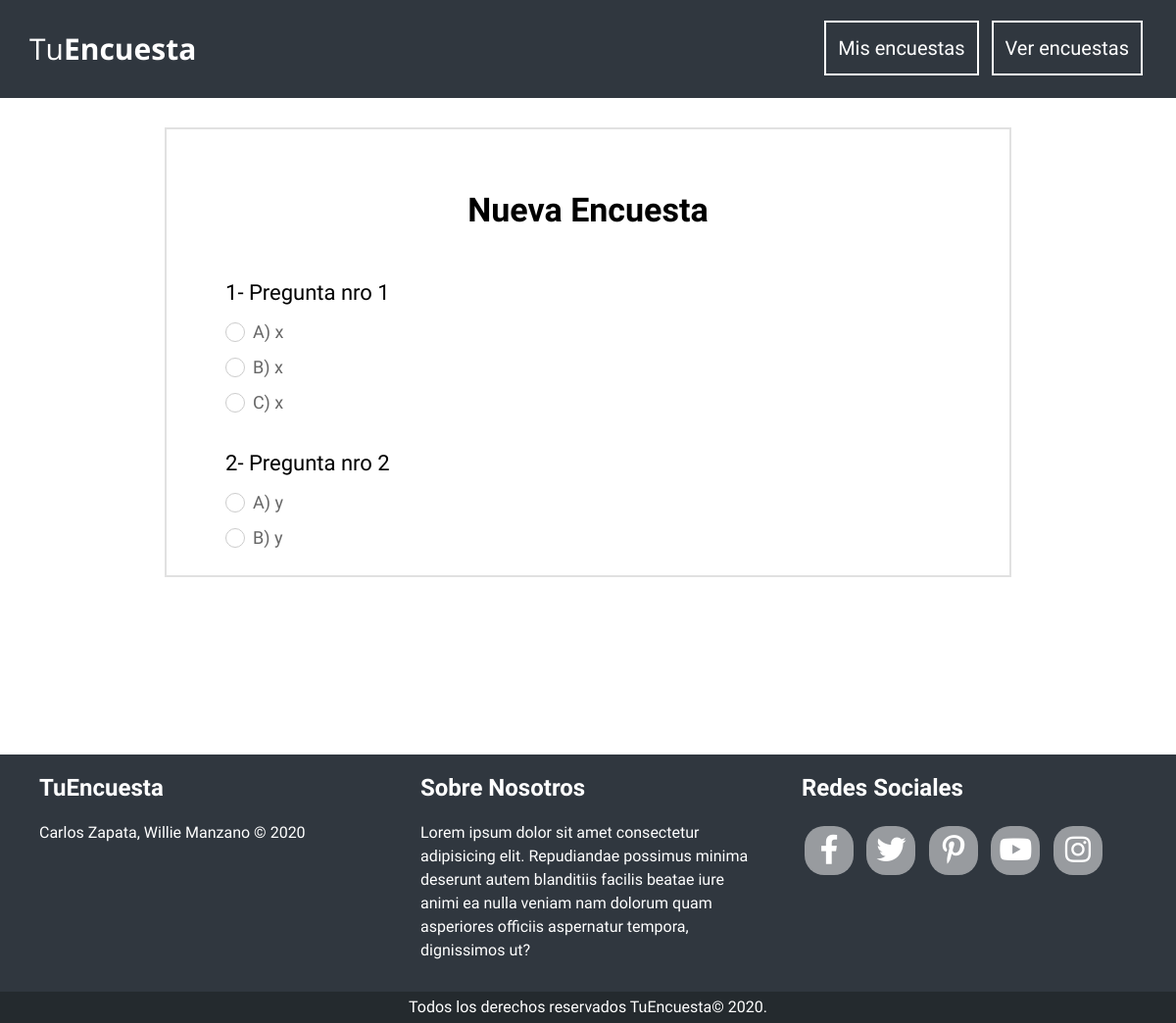
The app's page /encuesta.php?id=6 with its own data.
### tables this page shows
CREATE TABLE `encuesta` (
  `id_encuesta` int(10) UNSIGNED NOT NULL,
  `titulo` varchar(100) NOT NULL
);

CREATE TABLE `pregunta` (
  `id_pregunta` int(10) UNSIGNED NOT NULL,
  `pregunta` varchar(100) NOT NULL,
  `id_enc_pregunta` int(10) UNSIGNED NOT NULL
);

CREATE TABLE `respuesta` (
  `id_respuesta` int(10) UNSIGNED NOT NULL,
  `respuesta` varchar(100) NOT NULL,
  `id_preg_respuesta` int(10) UNSIGNED NOT NULL,
  `conteo` int(11) DEFAULT '0'
);

### encuesta.php (the view, shortened to what this page needs)
<?php
    include_once "includes/templates/header.php";
    include_once "includes/funciones/funciones.php";
    $id = $_GET['id'];
    $sql_encuesta = mysqli_query($conn, "SELECT `titulo` FROM `encuesta` WHERE `id_encuesta`=$id");
    $row_encuesta = mysqli_fetch_assoc($sql_encuesta);
?>
<main>
    <div class="seccion contenedor parte-central">
        <div class="encuesta">
            <h2><?php echo $row_encuesta['titulo']; ?></h2>
            <form action="">
                <?php
                    $letras=['1' => 'A', '2' => 'B', '3' => 'C', '4' => 'D', '5' => 'E', '6' => 'F', '7' => 'G'];
                    $p=1;
                    $sql_pregunta = mysqli_query($conn, "SELECT `pregunta`, `id_pregunta` FROM `pregunta` WHERE `id_enc_pregunta`=$id");
                    while($row_pregunta = mysqli_fetch_assoc($sql_pregunta)){
                        $r=1;
                        echo '<div class="form-encuesta">
                            <p class="pregunta">'.$p.'- '.$row_pregunta['pregunta'].'</p>';
                        $sql_respuesta = mysqli_query($conn, "SELECT `respuesta`, `id_respuesta` FROM `respuesta` WHERE `id_preg_respuesta`=$row_pregunta[id_pregunta]");
                            while($row_respuesta = mysqli_fetch_assoc($sql_respuesta)){
                                echo '<div class="respuesta">
                                    <input type="radio" name="p'.$row_pregunta['id_pregunta'].'" id="r'.$row_respuesta['id_respuesta'].'" value="'.$row_respuesta['id_respuesta'].'">
                                    <label for="r'.$row_respuesta['id_respuesta'].'">'.$letras[$r].') '.$row_respuesta['respuesta'].'</label>
                                </div>';
                                $r++;
                            }
                        echo '</div>';
                        $p++;
                    }
                ?>
            </form>
        </div>
    </div>
</main>
<?php include_once "includes/templates/footer.php"; ?>

### css/estilos.css (style rules this page uses)
:root { --primario: #30373F; --secundario: #3a7bcc; --terciario: #009189; --oscuro: #242a2e; --gris: #757575; }
html { box-sizing: border-box; font-size: 62.5%; }
body { font-family: 'Baloo Da 2', sans-serif; font-size: 1.6rem; line-height: 2; margin: 0; max-width: 100%; }
h2 { font-size: 3.4rem; line-height: 1.4; }
@media (min-width: 768px) { h2, h3 { line-height: 2; } }
.seccion { margin-top: 2rem; margin-bottom: 2rem; }
.contenedor { width: 95%; max-width: 120rem; margin: 0 auto; }
.parte-central { border: 2px solid #e1e1e1; margin: 3rem auto; padding: 2rem .4rem; }
@media (min-width: 768px) { .parte-central { width: 80rem; padding: 2rem 3rem; } }
main { min-height: 80vh; }
.encuesta { padding: 0 1rem; line-height: 1.5; }
@media (min-width: 768px) { .encuesta { padding: 0 3rem; line-height: 2; } }
.encuesta h2 { text-align: center; }
.encuesta .form-encuesta p.pregunta { font-size: 2.2rem; margin-bottom: 0; }
.encuesta .form-encuesta .respuesta { font-size: 1.8rem; }
[type="radio"]:checked + label, [type="radio"]:not(:checked) + label { position: relative; padding-left: 28px; cursor: pointer; line-height: 20px; display: inline-block; color: #666; }
[type="radio"]:checked + label:before, [type="radio"]:not(:checked) + label:before { content: ''; position: absolute; left: 0; top: 0; width: 18px; height: 18px; border: 1px solid #ccc; border-radius: 100%; background: #fff; }
[type="radio"]:checked + label:after, [type="radio"]:not(:checked) + label:after { content: ''; width: 10px; height: 10px; background: #3cb180; position: absolute; top: 5px; left: 5px; border-radius: 100%; -webkit-transition: all 0.2s ease; transition: all 0.2s ease; }
[type="radio"]:not(:checked) + label:after { opacity: 0; -webkit-transform: scale(0); transform: scale(0); }

### records on screen
encuesta: titulo "Nueva Encuesta"
pregunta: pregunta "Pregunta nro 1"
respuesta: r "A", respuesta "x"
respuesta: r "B", respuesta "x"
respuesta: r "C", respuesta "x"
pregunta: pregunta "Pregunta nro 2"
respuesta: r "A", respuesta "y"
respuesta: r "B", respuesta "y"
